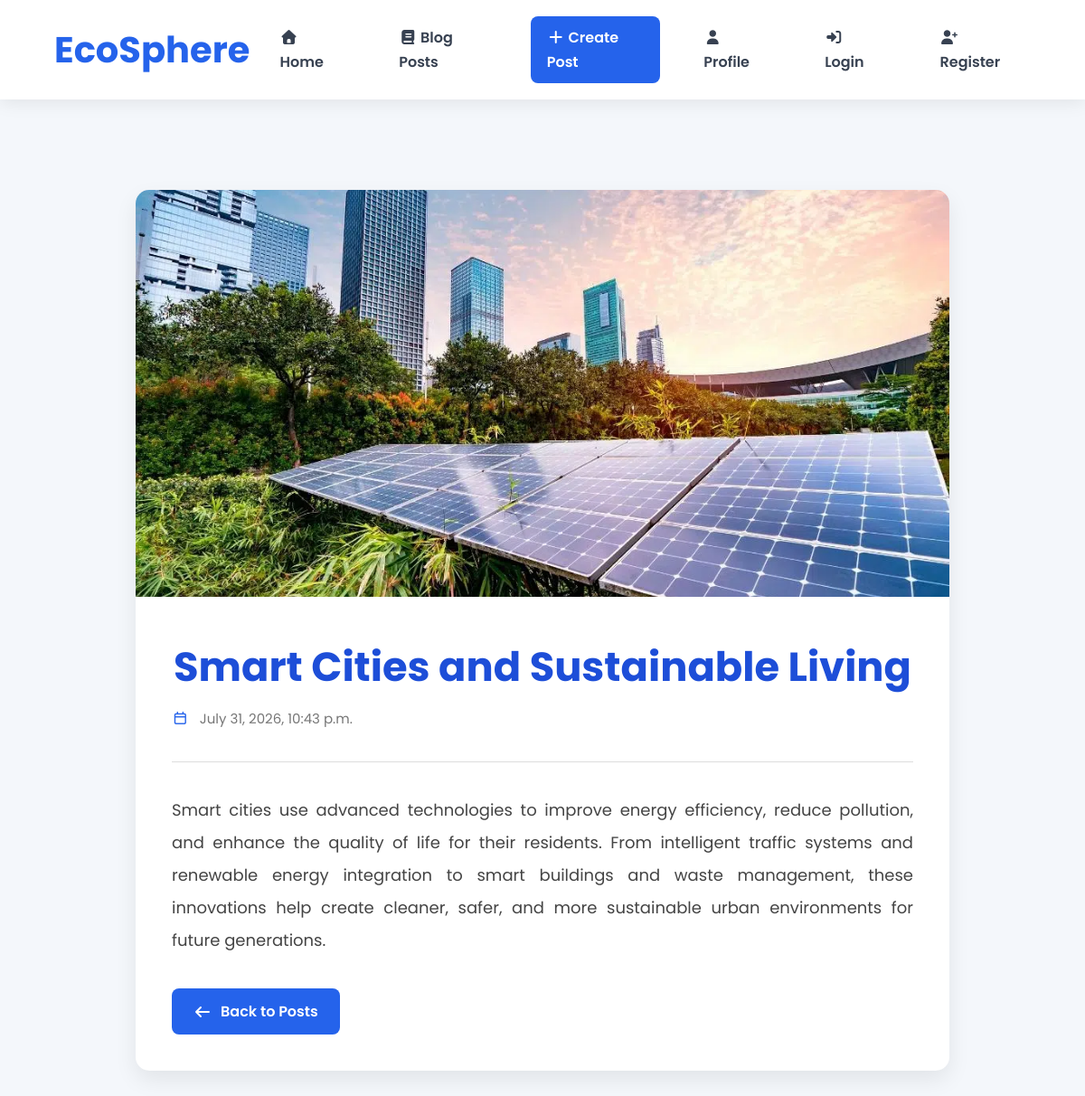
Screenshot of /posts/15 with the database file from the repository.
### post/models.py (models this page shows, shortened)
class Post(models.Model):
    title = models.CharField(max_length=50)
    content = models.TextField(max_length=2000)
    image = models.ImageField(
        upload_to="posts/",
        null=True,
        blank=True
    )
    created_at = models.DateTimeField(auto_now_add=True)
    updated_at = models.DateTimeField(auto_now=True)

### post/views.py (the view)
# urls.py: path("posts/<int:post_id>", views.single_post, name="single_post"),
def single_post(request, post_id):
    post = Post.objects.get(id=post_id)
    return render(request, 'single_post.html', {'post': post})

### post/templates/single_post.html (shortened to what this page needs)
{% extends "base.html" %}
{% load static %}
{% block content %}
<div class="single-post-container">
    {% if post.image %}
        <img src="{{ post.image.url }}"
             alt="{{ post.title }}"
             class="single-post-image">
    {% endif %}
    <div class="single-post-content">
        <h1 class="single-post-title">
            {{ post.title }}
        </h1>
        <p class="single-post-date">
            <i class="fa-regular fa-calendar"></i>
            {{ post.created_at }}
        </p>
        <hr>
        <div class="single-post-body">
            {{ post.content|linebreaks }}
        </div>
        <a href="{% url 'all_posts' %}" class="back-btn">
            <i class="fa-solid fa-arrow-left"></i>
            Back to Posts
        </a>
    </div>
</div>
{% endblock %}

### post/static/css/main.css (style rules this page uses)
* { margin: 0; padding: 0; box-sizing: border-box; }
body { font-family:"Poppins",sans-serif; background:#f4f7fb; color:#333; margin:0; padding:0; line-height:1.7; }
h1 { text-align: center; color: #2c3e50; margin-bottom: 10px; font-size: 2.8rem; }
hr { border: none; height: 1px; background: #ddd; margin: 35px 0; }
p { margin-bottom: 20px; }
.single-post-container { max-width:900px; margin:50px auto; background:#fff; border-radius:15px; overflow:hidden; box-shadow:0 10px 25px rgba(0,0,0,.08); }
.single-post-image { width:100%; height:450px; object-fit:cover; }
.single-post-content { padding:40px; }
.single-post-title { color:#1d4ed8; margin-bottom:15px; line-height:1.3; }
.single-post-date { color:#777; font-size:15px; margin-bottom:25px; }
.single-post-date i { margin-right:8px; color:#2563eb; }
.single-post-body { font-size:18px; line-height:2; color:#444; margin:35px 0; text-align:justify; }
.back-btn { display:inline-flex; align-items:center; gap:10px; text-decoration:none; background:#2563eb; color:#fff; padding:12px 24px; border-radius:8px; font-weight:600; transition:.3s; }

### rows the page displays
Post: image (picture), title "Smart Cities and Sustainable Living", created_at "July 31, 2026, 10:43 p.m.", content "Smart cities use advanced technologies to improve energy efficiency, reduce pollution, and enhance the quality of life for their residents. From intelligent traffic systems and renewable energy integration to smart buildings and waste management, these innovations help create cleaner, safer, and more sustainable urban environments for future generations."
